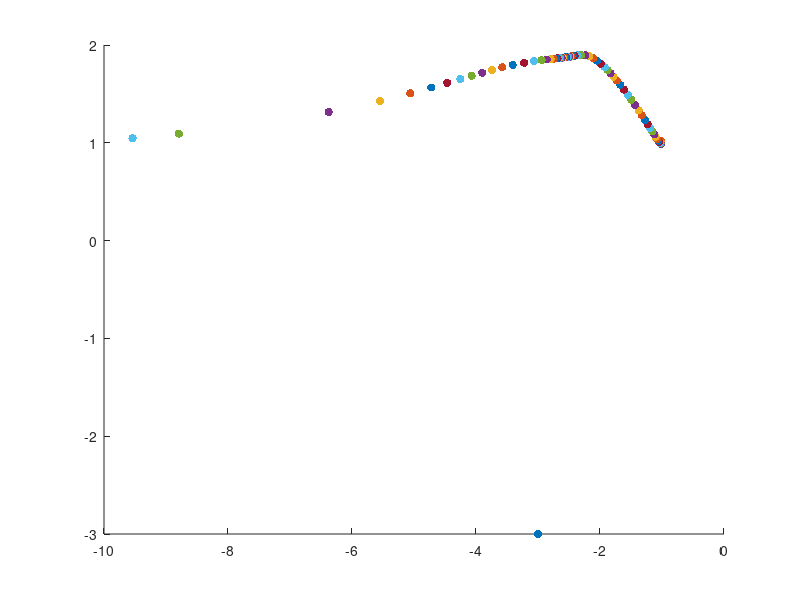

The MATLAB script that drew this image:
function test_K_slack()
% test the cubic K function on linear constrained problems
% min f(x)
% s.t. -(Ax-b) <= 0     lam > 0

f_size_min = 0.05;             
f_size_max = 5;                
dmu_min = -0.9; 
dmu_max = -0.01; 
delta_bar = 1;                 % simpler problem, large delta_bar
phi_bar = 5/180*pi;            

% Brown Zingg: mu: 1 -> 0 (used here);   Watson : mu: 0 -> 1
mu = 1.0;   
x0 = [-1; 1];           
s0 = [2; 2]; 
lam0 = [0;0];
x = [-3; -3];  
s = [1; 1]; 
lam = [1; 1];

% x0 = [-3; 3];  
% s0 = [5; 2]; 
% lam0 = [0;0];
% x = [-3; -3];  
% s = [2; 2]; 
% lam = [1; 1];

% Rosen-Suzuki
%{
x0 = [1;1;1;1];
s0 = [0.8;0.8;0.8];
lam0 = [0.1;0.1;0.1];
x = [1;1;1;1];     
s = [1;1;1]; 
lam = ones(3,1);
%}

nx = length(x);
ns = length(s); 

K0 = obj_K(x,s,lam, mu); 
normK = norm(K0,Inf); 
K0_tol = normK*1e-6; 
% solving the Cubic homotopy using hometopy continuation 
% with mu 1 -> 0, the same method as in David Brown's paper
step_size = 0.05;               
outer_iter = 0; 
inner_iter = 0; 

x_hist = [];   lam_hist = []; 
x_hist = [x_hist, x];
lam_hist = [lam_hist, lam]; 
figure('Name', 'Lam Path')
hold on 
scatter(x(1), x(2),[],'filled')
% scatter(lam(1), lam(2),[],'filled')


while mu > 0.0
     outer_iter = outer_iter + 1; 
     s; 
     % predictor direction
     [Homo, dHdx, dHdmu] = obj_homo(x, s, lam, mu, x0, s0, lam0); 
     
%      if norm(Homo) < 1e-5
%          break
%      end
     
     % dxdmu = gmres(dHdx, dHdmu, [], 0.5);
     dxdmu = dHdx \ dHdmu;
     tau = [dxdmu; -1];    
     t = tau./norm(tau);             % normalized Newton step
  
     if outer_iter > 1
        % step length calculation
        delta = norm(x - x_p0); 
        phi = acos(t'*tsave); 
        
        f_size = max(sqrt(delta/delta_bar), phi/phi_bar); 
        f_size = max(f_size_min, f_size); 
        f_size = min(f_size_max, f_size); 
        step_size = step_size/f_size; 

%         if f_size >= f_size_max
%             sprintf('backtracking')
%             x = xsave; 
%             t = tsave; 
%             lam = lamsave; 
%         end        
    end
    
    tsave = t; 
    xsave = x; 
    lamsave = lam; 
    
    x = x + step_size.*t(1:nx);
    s = s + step_size.*t(nx+1:nx+ns);
    lam = lam + step_size.*t(nx+ns+1:end-1);
    
    dmu = step_size.*t(end); 
    dmu = max(dmu_min, dmu);
    dmu = min(dmu_max, dmu);    
    mu = mu + dmu; 
    
    mu = max(0.0, mu); 
    
    [Homo, dHdx, dHdmu] = obj_homo(x, s, lam, mu, x0, s0, lam0); 
    % lam = solve_lam(mu,x,b0,c0, lam);
    
    normH = norm(Homo);
    inner_tol = normH*0.1;     % 0.1 is best choice for cubic complementary
    
    x_p0 = x;     
     
    % corrector
    newton_iter = 0; 
    while (normH > inner_tol) && (newton_iter < 20)
        newton_iter = newton_iter + 1; 
        inner_iter = inner_iter + 1; 
        dx = -dHdx\Homo;
        % dx = -gmres(dHdx, Homo);
        x = x + dx(1:nx);
        s = s + dx(nx+1:nx+ns); 
        lam = lam + dx(nx+ns+1:end); 
                
        [Homo, dHdx, dHdmu] = obj_homo(x, s, lam, mu, x0, s0, lam0); 
        normH = norm(Homo);
    end 
    
    K = obj_K(x,s,lam, mu); 
    normK = norm(K,Inf); 

    if normK < K0_tol
        break
    end
    
    x_hist = [x_hist, x];
    lam_hist = [lam_hist, lam]; 
    hold on 
    scatter(x(1), x(2),[],'filled')
    
    % scatter(lam(1), lam(2),[],'filled')
    % updating a is not helping here... 
    
end

% c = linspace(1,10,size(x_hist,2));
% scatter(x_hist(1,:), x_hist(2,:), [],c,'filled')
x
mu
outer_iter
inner_iter
end

function K = obj_K(x, s, lam, mu)
[f, df, hf] = objfun(x);
[g, dg, hg] = confun(x); 

lag_grad = df + dg*lam; 

e = ones(size(lam)); 
K = [lag_grad;
     s.*lam - mu.*e; 
     g + s]; 
end

function [Homo, dHdxsl, dHdmu] = obj_homo(x, s, lam, mu, x0, s0, lam0)
% for the simple problem
% K = - |df(x) - x| + df^3 + x^3 = 0; 

[f, df, hf] = objfun(x);
[g, dg, hg] = confun(x); 

lag_grad = df + dg*lam; 
lag_hess = hf; 
for j = 1:length(g)
    lag_hess = lag_hess + lam(j).*hg{j};
end

K1 = (1-mu).*lag_grad + mu.*(x-x0);
dK1dx = (1-mu).*lag_hess + mu.*eye(length(x));
dK1ds = zeros(length(K1), length(s));
dK1dlam = (1-mu).*dg; 
dK1dmu = -lag_grad + (x-x0);

e = ones(size(lam)); 
% K2 = (1-mu).*(s.*lam - mu.*e) + mu.*(s-s0); 
% dK2dx = zeros(length(lam), length(x));
% dK2ds = (1-mu).*diag(lam) + mu.*eye(length(s));   
% dK2dlam = (1-mu).*diag(s) ;                       
% dK2dmu = -s.*lam + (2*mu-1).*e + (s-s0); 

K2 = (1-mu).*(s.*lam) + mu.*(s-s0); 
dK2dx = zeros(length(lam), length(x));
dK2ds = (1-mu).*diag(lam) + mu.*eye(length(s)); 
dK2dlam = (1-mu).*diag(s);    
dK2dmu = -s.*lam + (s-s0); 

% K2 = (1-mu).*(s.*lam) - mu.*e; 
% dK2dx = zeros(length(lam), length(x));
% dK2ds = (1-mu).*diag(lam./s); 
% dK2dlam = (1-mu).*eye(length(K2)); 
% dK2dmu = -s.*lam - e; 

K3 = (1-mu).*(g+s) - mu.*(lam - lam0); 
dK3dx = (1-mu).*dg'; 
dK3ds = (1-mu).*eye(length(K3)); 
dK3dlam = -mu.*eye(length(lam)); 
dK3dmu = -(g+s) - (lam-lam0); 

Homo = [K1;
        K2;
        K3];    
dHdxsl = [dK1dx, dK1ds, dK1dlam;
          dK2dx, dK2ds, dK2dlam; 
          dK3dx, dK3ds, dK3dlam];
dHdmu = [dK1dmu;
         dK2dmu
         dK3dmu]; 
end


%{
function [f,df,hf] = objfun(x)
% note: the constraint x >= 0 is assimilated into func: obj_homo

% initial x0, x is critical
% % first problem
% x0 = [2;2]; 
% x = [3; 3];     % find the solution to the 1e-4 precision

% f = 1/2*(x(1) + 1)^2  + 1/2*(x(2) + 1)^2;
% df = [x(1) + 1;
%      x(2) + 1];
% hf = [1,0;
%      0,1];  

 
% x0 = [0.6;4];       % x0, is critical
% x = [2; 2];         % strangely, this is not as robust as assumed
                      % can you find out the reason why?
                      % some x0, x will work; others doesn't? 
f = (x(1) + 1)*(x(1) - 2)  + (x(2) - 1)*(x(2) + 2);
df = [2*x(1)-1;
     2*x(2)+1];
hf = [2,0;
     0,2];
 
end

function [g, dg, hg] = confun(x)
% x0 = [0.8; 0.9];       % x0, is critical
% lam0 = [0.1;0.1];      % here g<=0
% x = [4; 3];   
% lam = [1; 1];

A = [1,0;
     0,1];
b = [0;0];

g = -(A*x - b); 
dg = -A; 
hg = cell(1, length(g)); 
hg{1} = zeros(length(x));
hg{2} = zeros(length(x));

end
%}


%{
function [f,df,hf] = objfun(x)
%  Rosen-Suzuki Problem
%  min  x1^2 + x2^2 + 2*x3^2 + x4^2        - 5*x1 -5*x2 -21*x3 + 7*x4
%  s.t. 8  - x1^2 -   x2^2 - x3^2 -   x4^2 -   x1 + x2 - x3 + x4 >= 0 
%       10 - x1^2 - 2*x2^2 - x3^2 - 2*x4^2 +   x1           + x4 >= 0          
%       5- 2*x1^2 -   x2^2 - x3^2          - 2*x1 + x2      + x4 >= 0            
%  Initial Point x = [1,1,1,1];   
%  Solution at   x = [0,1,2,-1]; 
%                f = -44   
%  Common wrong solution x = [2.5000, 2.5000, 5.2500, -3.5000]
%                        f = -79.8750
f = x(1)^2 + x(2)^2 + 2*x(3)^2 + x(4)^2 -5*x(1) -5*x(2)-21*x(3) + 7*x(4); 

% its derivative wrt. x
df = zeros(4,1); 
df(1)= 2*x(1)-5;
df(2)= 2*x(2)-5;
df(3)= 4*x(3)-21;
df(4)= 2*x(4)+7; 

hf = diag([2,2,4,2]);
end

%%%%%%%%%%%%%%%%%%%%%%%%%%%%%%%%%%%%%%%%%%%%%%%%%%%%%%%%%%%%%%%%%%%%%%%%%%%

function [g, dg, hg]= confun(x)
% Constraint function
g = zeros(3,1);
g(1) = 8 - x(1)^2 -  x(2)^2-x(3)^2 - x(4)^2 - x(1) + x(2) - x(3) + x(4); 
g(2) = 10- x(1)^2 -2*x(2)^2-x(3)^2 - 2*x(4)^2 +   x(1)  + x(4)         ;
g(3) = 5-2*x(1)^2 -  x(2)^2-x(3)^2          - 2*x(1) + x(2)      + x(4);  

% Gradients of the constraint functions wrt. x
dg=[-2*x(1)-1, -2*x(2)+1, -2*x(3)-1, -2*x(4)+1; 
       -2*x(1)+1, -4*x(2),   -2*x(3),   -4*x(4)+1;
       -4*x(1)-2, -2*x(2)+1, -2*x(3),   1];
dg = dg'; 
ceq = [];  Gceq = []; 

Hcineq = cell(1, length(g)); 
Hcineq{1} = diag([-2, -2, -2, -2]);
Hcineq{2} = diag([-2, -4, -2, -4]);
Hcineq{3} = diag([-4, -2, -2,  0]);

% % if fmincon, or the interior points on paper:   c<0
g = -g;
dg = -dg; 
Hcineq{1} = -1*Hcineq{1}; 
Hcineq{2} = -1*Hcineq{2};
Hcineq{3} = -1*Hcineq{3};
hg = Hcineq; 
end
%}


function [f,df,hf] = objfun(x)
% solution
% x = [-9.5473    1.0474]
% f = 0.0236
f = exp(x(1))*(4*x(1)^2 + 2*x(2)^2 + 4*x(1)*x(2) + 2*x(2) + 1);
df = zeros(2,1);
hf = zeros(2,2);
df(1,1) = exp(x(1))*(4*x(1)^2 + 2*x(2)^2 + 4*x(1)*x(2) + 2*x(2) + 1) + ...
    exp(x(1))*(8*x(1) + 4*x(2)); 
df(2,1) = exp(x(1))*(4*x(2) + 4*x(1) +2);

hf(1,1) = df(1,1) + exp(x(1))*(8*x(1) + 4*x(2)) + exp(x(1))*8;
hf(1,2) = df(2,1) + exp(x(1))*(4);
hf(2,1) = df(2,1) + exp(x(1))*(4);
hf(2,2) = exp(x(1))*(4);

end

function [g, dg, hg] = confun(x)
% Nonlinear inequality constraints
g = [1.5 + x(1)*x(2) - x(1) - x(2);     
     -x(1)*x(2) - 10];
 
dC1dx = [x(2)-1;
         x(1)-1]; 
dC2dx = [-x(2)
         -x(1)];
dg = [dC1dx, dC2dx]; 

hg = cell(1, length(g)); 
hg{1} = [0,1;1,0];
hg{2} = [0,-1;-1,0];

% Nonlinear equality constraints
% ceq = x(1)^2 + x(2)^2 - 4;
% Gceq = [2*x(1);
%         2*x(2)];   
% Hceq = cell(1, length(ceq));    
% Hceq{1} = [2,0;
%            0,2]; 
end
